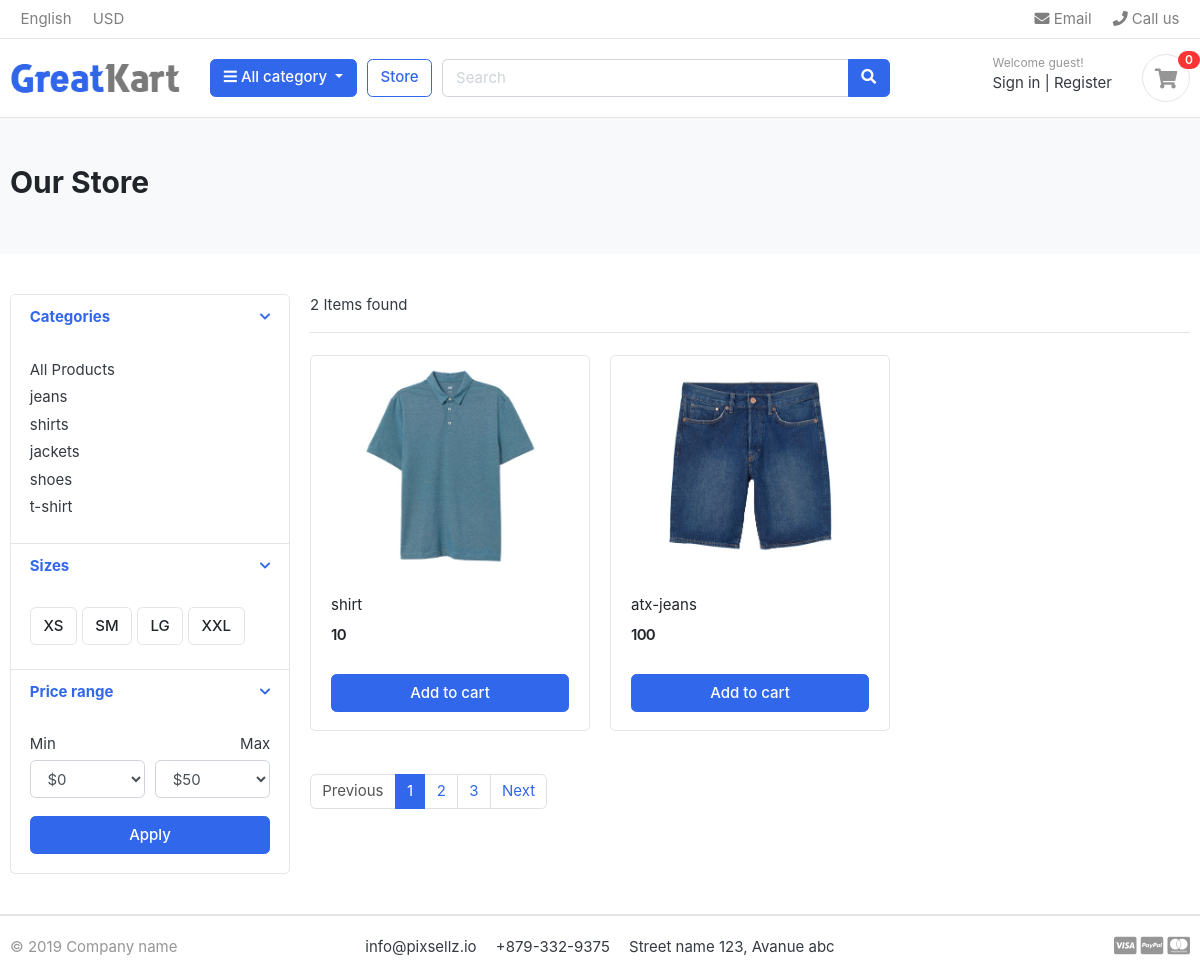
/store/, run on an earlier commit of the app's database.
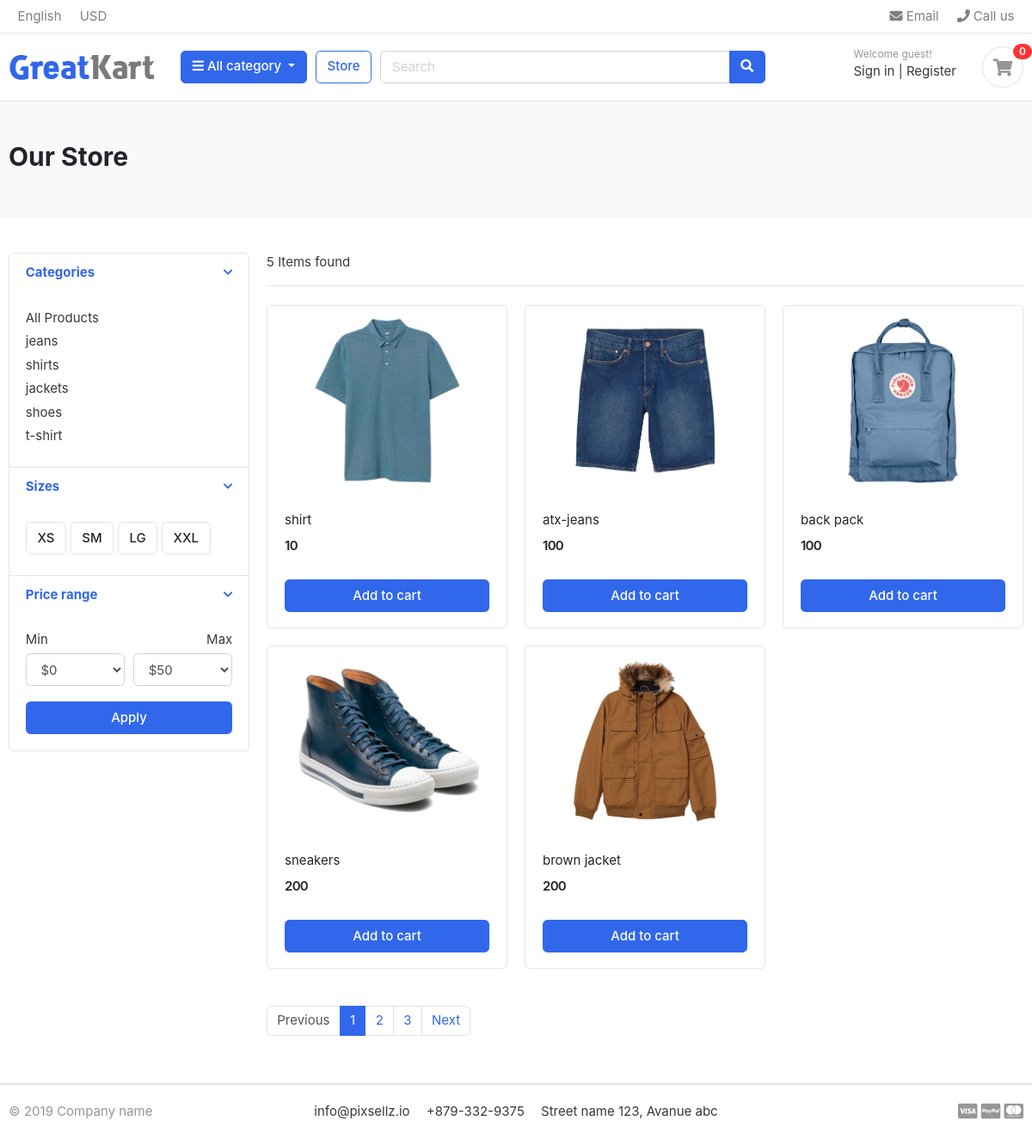
And on a later commit of the database.
### category/models.py (models this page shows, shortened)
class Category(models.Model):
    category_name = models.CharField(max_length=50,unique=True)
    slug = models.SlugField(max_length=100, unique=True)
    description = models.TextField(max_length=255, blank=True)
    cat_image = models.ImageField(upload_to='photos/categories',blank=True)
    class Meta:
         verbose_name = 'category'
         verbose_name_plural = 'categories'
    def get_url(self):
        return reverse('products_by_category', args=[self.slug])

### store/models.py (models this page shows, shortened)
class Product(models.Model):
    product_name    = models.CharField(max_length=200, unique=True)
    slug            = models.SlugField(max_length=200, unique=True)
    description     = models.TextField(max_length=500, blank=True)
    price           = models.IntegerField()
    images          = models.ImageField(upload_to='photos/products')
    stock           = models.IntegerField()
    is_available    = models.BooleanField(default=True)
    category        = models.ForeignKey(Category, on_delete=models.CASCADE)
    created_date    = models.DateTimeField(auto_now_add=True)
    modified_date   = models.DateTimeField(auto_now=True)
    def get_url(self):
        return reverse('product_detail', args=[self.category.slug, self.slug])

### store/views.py (the view)
# urls.py: path('store/', include('store.urls')),
def store(request, category_slug=None):
    categories = None
    products = None
    if category_slug != None:
        categories = get_object_or_404(Category, slug=category_slug)
        products = Product.objects.filter(category=categories, is_available=True)
        product_count = products.count()
    else:
        products = Product.objects.all().filter(is_available=True)
        product_count = products.count()
    context = {
        'products': products,
        'product_count': product_count
    }
    return render(request, 'store/store.html', context)

### category/context_processors.py (called while the page is built)
def menu_links(request):
    links = Category.objects.all()
    return dict(links=links)

### templates/store/store.html (shortened to what the changed rows need)
{% extends 'base.html' %}
{% load static %}
{% block content %}
<section class="section-pagetop bg">
    <div class="container">
        <h2 class="title-page">Our Store</h2>
    </div>
    </section>
    <section class="section-content padding-y">
        <div class="container">
        <div class="row">
            <aside class="col-md-3">
        <div class="card">
            <article class="filter-group">
                <div class="filter-content collapse show" id="collapse_1" style="">
                    <div class="card-body">
                        <ul class="list-menu">
                            {% for category in links %}
                                <li><a href="{{ category.get_url }}">{{ category.category_name }}  </a></li>
                            {% endfor %}
                        </ul>
                    </div>
                </div>
            </article>
        </div>
            </aside>
            <main class="col-md-9">
        <header class="border-bottom mb-4 pb-3">
                <div class="form-inline">
                    <span class="mr-md-auto">{{ product_count }} Items found </span>
                </div>
        </header>
        <div class="row">
            {%  for product in products%}
            <div class="col-md-4">
                <figure class="card card-product-grid">
                    <div class="img-wrap">
                       <a href="{{ product.get_url}}"> <img src="{{ product.images.url }}"> </a>
                    </div>
                    <figcaption class="info-wrap">
                        <div class="fix-height">
                            <a href="{{ product.get_url }}" class="title">{{ product.product_name }}</a>
                            <div class="price-wrap mt-2">
                                <span class="price">{{  product.price }}</span>
                            </div>
                        </div>
                        <a href="#" class="btn btn-block btn-primary">Add to cart </a>
                    </figcaption>
                </figure>
            </div>
            {%  endfor %}
        </div>
            </main>
        </div>
        </div>
        </section>
{% endblock %}

What changed in the data, as far as the page shows it:
added Product: images (picture), product_name "back pack", price "100"
added Product: images (picture), product_name "sneakers", price "200"
added Product: images (picture), product_name "brown jacket", price "200"
Also different on the page:
{{ product_count }}: "2" → "5"
